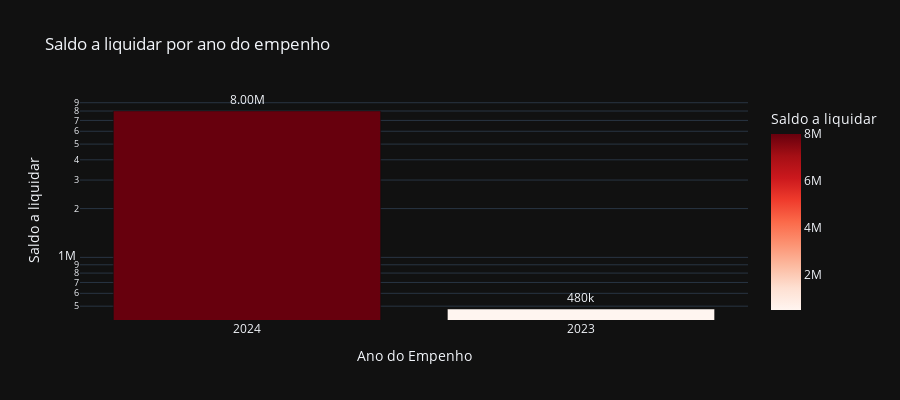

The notebook cell saved with this chart:
### Code cell
# Saldo a liquidar por ano
cols = ['ANO', 'A_LIQUIDAR']

df_aux = df.loc[:, cols].groupby('ANO').sum().sort_values(by= 'A_LIQUIDAR', ascending=False).reset_index()
df_aux = df_aux[df_aux['A_LIQUIDAR'] > 0]
fig = px.bar(df_aux, 
             x='ANO', 
             y='A_LIQUIDAR',
             title='Saldo a liquidar por ano do empenho',
             labels={'ANO':'Ano do Empenho', 'A_LIQUIDAR':'Saldo a liquidar'},
             text_auto='.3s',
             height=400,
             log_y=True,
             color='A_LIQUIDAR',
             color_continuous_scale = 'reds',
             template='plotly_dark')
fig.update_traces(textposition = 'outside', cliponaxis = False, hovertemplate=None)
fig.update_layout(hovermode="x unified")

fig.show()

### Figure 1 — Plotly figure (JSON) as saved in the notebook; plotly's stock layout.template omitted (floating-point values rounded to 4 significant figures)
{"data": [{"alignmentgroup": "True", "cliponaxis": false, "legendgroup": "", "marker": {"color": [8003000.0, 480200.0], "coloraxis": "coloraxis", "pattern": {"shape": ""}}, "name": "", "offsetgroup": "", "orientation": "v", "showlegend": false, "textposition": "outside", "texttemplate": "%{y:.3s}", "type": "bar", "x": ["2024", "2023"], "xaxis": "x", "y": [8003000.0, 480200.0], "yaxis": "y"}], "layout": {"barmode": "relative", "coloraxis": {"colorbar": {"title": {"text": "Saldo a liquidar"}}, "colorscale": [[0, "rgb(255,245,240)"], [0.125, "rgb(254,224,210)"], [0.25, "rgb(252,187,161)"], [0.375, "rgb(252,146,114)"], [0.5, "rgb(251,106,74)"], [0.625, "rgb(239,59,44)"], [0.75, "rgb(203,24,29)"], [0.875, "rgb(165,15,21)"], [1, "rgb(103,0,13)"]]}, "height": 400, "hovermode": "x unified", "legend": {"tracegroupgap": 0}, "title": {"text": "Saldo a liquidar por ano do empenho"}, "xaxis": {"anchor": "y", "domain": [0, 1], "title": {"text": "Ano do Empenho"}}, "yaxis": {"anchor": "x", "domain": [0, 1], "title": {"text": "Saldo a liquidar"}, "type": "log"}}}
